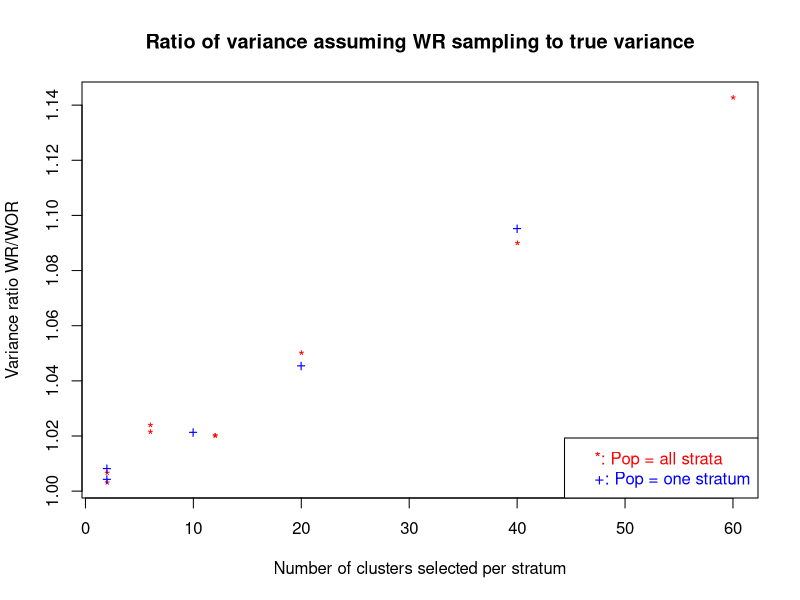

This chart was generated by the following R code:
# Ratio of variance assuming with-replacement sampling and
# (true) variance which is based on without-replacement sampling

# All ten strata
H_all <- matrix(
  c(
    2, 1.0031,
    2, 1.0067,
    6, 1.0240,
    6, 1.0215,
    12, 1.0202,
    12, 1.0202,
    20, 1.0502,
    40, 1.0900,
    60, 1.1428
  ),
  ncol = 2, byrow = TRUE
)

# Just one stratum (h=5)
H_one <- matrix(
  c(2,	1.0082,
    2,	1.0043,
    10,	1.0214,
    20,	1.0455,
    40,	1.0953),
  ncol = 2,   byrow = TRUE
)

plot(H_all, pch="*", col="red", xlab="Number of clusters selected per stratum", 
     ylab="Variance ratio WR/WOR")
title("Ratio of variance assuming WR sampling to true variance")
legend("bottomright", legend=c("*: Pop = all strata", "+: Pop = one stratum"),
       text.col=c("red", "blue"))
points(H_one, pch="+", col="blue")
